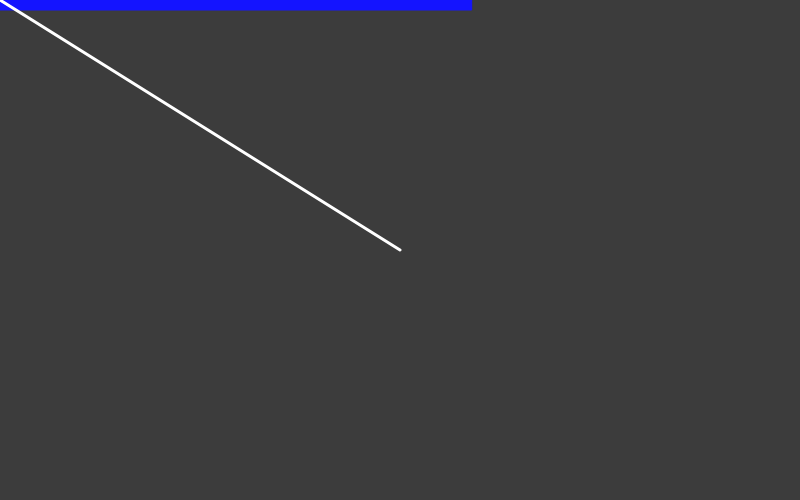
Frame 1 (no input)
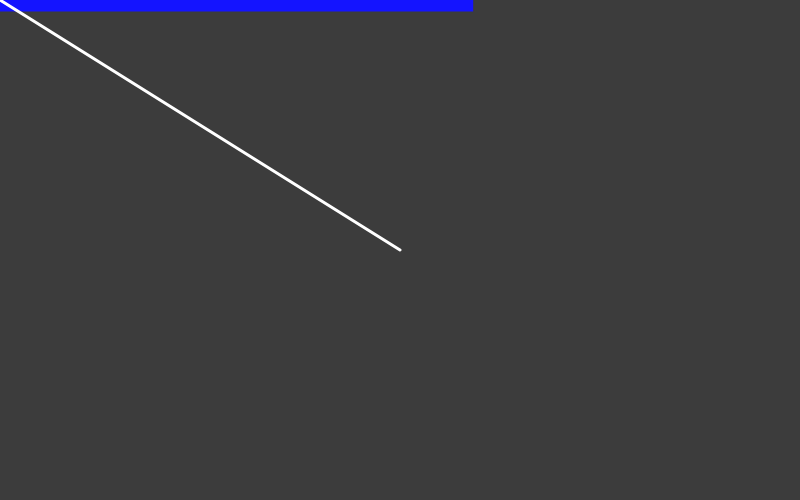
Frame 60 (no input)
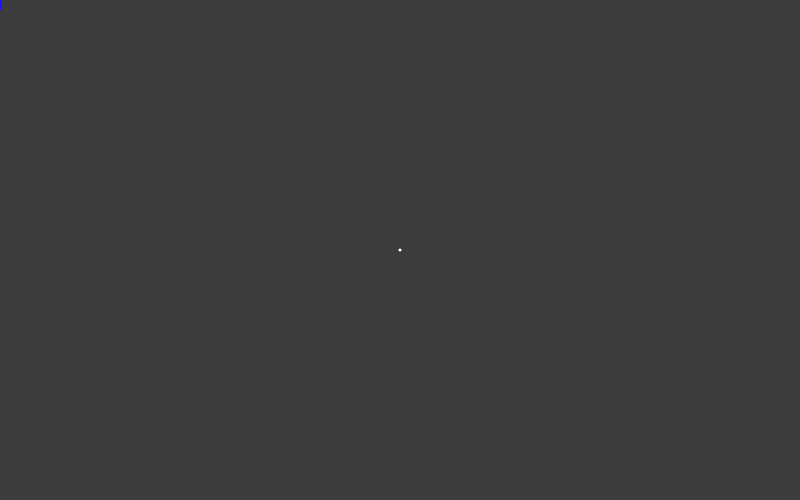
Frame 120 (the mouse pressed at the canvas centre since frame 60)

The p5.js sketch that drew these frames (run headless with seeded random() and noise() and a simulated clock; from frame 60 on, the mouse is pressed at the canvas centre):

// p5.js sketch
// ── sketch.js
// This was coded while reading:
// "The Nature of Code" by Daniel Shiffman
// http://natureofcode.com/

function setup() {
  var cnv = createCanvas(800,500);
}

function draw () {
  background(60,60,60);

  // One vector for mouse location
  var mouse = createVector(mouseX, mouseY);
  // Another vector for the center of the window
  var center = createVector(width/2,height/2);

  // Vector subtraction
  mouse.sub(center);

  // Vector magnitude
  var m = mouse.mag();
  fill(20,20,255);
  stroke(20,20,255);
  rect(0,0,m,10);

  translate(width/2,height/2);
  strokeWeight(3);
  stroke(255,255,255);
  line(0,0,mouse.x,mouse.y);
}
